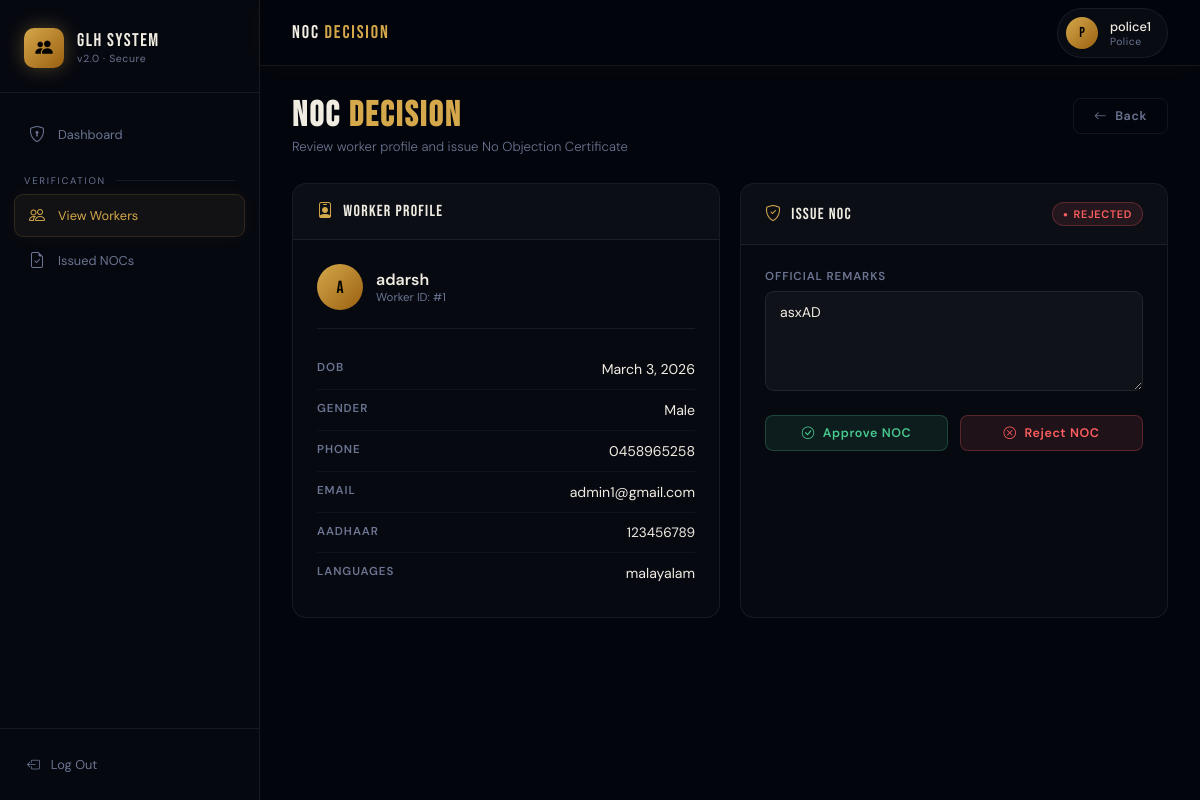
Screenshot of /police/workers/1/noc/ (signed in) with the database file from the repository.
### hiring/models.py (models this page shows, shortened)
class UserProfile(models.Model):
    USER_TYPE_CHOICES = [
        ('Admin',    'Admin'),
        ('Police',   'Police'),
        ('Employer', 'Employer'),
        ('Worker',   'Worker'),
    ]
    STATUS_CHOICES = [
        ('Active',   'Active'),
        ('Inactive', 'Inactive'),
    ]
    user      = models.OneToOneField(User, on_delete=models.CASCADE, related_name='profile')
    user_type = models.CharField(max_length=20, choices=USER_TYPE_CHOICES)
    status    = models.CharField(max_length=10, choices=STATUS_CHOICES, default='Active')

class Worker(models.Model):
    GENDER_CHOICES = [('Male', 'Male'), ('Female', 'Female'), ('Other', 'Other')]
    wid             = models.AutoField(primary_key=True)
    name            = models.CharField(max_length=100)
    address         = models.TextField()
    gender          = models.CharField(max_length=10, choices=GENDER_CHOICES)
    phone           = models.CharField(max_length=15)
    email           = models.EmailField(unique=True)
    aadhaar_number  = models.CharField(max_length=12, unique=True)
    date_of_birth   = models.DateField()
    languages_known = models.CharField(max_length=200)
    login           = models.OneToOneField(UserProfile, on_delete=models.CASCADE, related_name='worker_profile')

class NOC(models.Model):
    STATUS_CHOICES = [
        ('Pending',  'Pending'),
        ('Approved', 'Approved'),
        ('Rejected', 'Rejected'),
    ]
    nid         = models.AutoField(primary_key=True)
    worker      = models.OneToOneField(Worker, on_delete=models.CASCADE, related_name='noc')
    status      = models.CharField(max_length=10, choices=STATUS_CHOICES, default='Pending')
    remarks     = models.TextField(blank=True)
    verified_by = models.ForeignKey(UserProfile, on_delete=models.SET_NULL, null=True, blank=True, related_name='verified_nocs')

### hiring/views.py (the view, shortened to what this page needs)
# urls.py: path('police/workers/<int:wid>/noc/', views.police_issue_noc,    name='police_issue_noc'),
@login_required
def police_issue_noc(request, wid):
    if get_role(request.user) != 'Police': return redirect('dashboard')
    worker_row = sql_fetchone(
        "SELECT wid,name,date_of_birth,gender,phone,email,aadhaar_number,languages_known FROM hiring_worker WHERE wid=%s", [wid]
    )
    if not worker_row:
        messages.error(request, 'Worker not found.')
        return redirect('police_view_workers')
    class O: pass
    worker=O()
    for k,v in worker_row.items(): setattr(worker, k, v)
    noc_row = sql_fetchone("SELECT nid,status,remarks FROM hiring_noc WHERE worker_id=%s", [wid])
    if not noc_row:
        noc_id = sql_execute("INSERT INTO hiring_noc (worker_id,status,remarks) VALUES (%s,'Pending','')", [wid])
        noc_row = {'nid': noc_id, 'status': 'Pending', 'remarks': ''}
    noc=O(); noc.nid=noc_row['nid']; noc.status=noc_row['status']; noc.remarks=noc_row['remarks']
    from .models import NOC as NOCModel
    noc_model_instance = NOCModel.objects.get(nid=noc_row['nid'])
    form = NOCRemarkForm(instance=noc_model_instance)
    return render(request, 'hiring/police/issue_noc.html', {'worker': worker, 'noc': noc, 'form': form})

### hiring/forms.py
class NOCRemarkForm(forms.ModelForm):
    class Meta:
        model = NOC
        fields = ['remarks']
        widgets = {
            'remarks': forms.Textarea(attrs={'class': 'form-control', 'rows': 3}),
        }

### hiring/views.py (called while the page is built)
def sql_fetchone(query, params=None):
    with connection.cursor() as cursor:
        cursor.execute(query, params or [])
        row = cursor.fetchone()
        if row:
            columns = [col[0] for col in cursor.description]
            return dict(zip(columns, row))
        return None

def get_role(user):
    try:
        return user.profile.user_type
    except Exception:
        return None

### hiring/templates/hiring/police/issue_noc.html (shortened to what this page needs)
{% extends "hiring/base.html" %}
{% block page_title %}NOC <span>Decision</span>{% endblock %}
{% block sidebar %}
<a href="{% url 'police_dashboard' %}"><i class="bi bi-shield-lock"></i> Dashboard</a>
<div class="sb-section">Verification</div>
<a class="active" href="{% url 'police_view_workers' %}"><i class="bi bi-people"></i> View Workers</a>
<a href="{% url 'police_view_nocs' %}"><i class="bi bi-file-earmark-check"></i> Issued NOCs</a>
{% endblock %}
{% block content %}
<div class="page-hdr fu">
  <div><h1>NOC <span>Decision</span></h1><p>Review worker profile and issue No Objection Certificate</p></div>
  <a href="{% url 'police_view_workers' %}" class="btn btn-ghost"><i class="bi bi-arrow-left"></i> Back</a>
</div>
<div class="grid-2">
  <div class="card fu">
    <div class="card-hdr"><div class="card-title"><i class="bi bi-person-badge"></i> Worker Profile</div></div>
    <div class="card-body" style="display:flex;flex-direction:column;gap:0;">
      <div style="display:flex;align-items:center;gap:13px;margin-bottom:20px;padding-bottom:18px;border-bottom:1px solid var(--wire);">
        <div style="width:46px;height:46px;background:linear-gradient(135deg,var(--gold),#9a6010);border-radius:50%;display:flex;align-items:center;justify-content:center;font-family:'Bebas Neue';font-size:1.1rem;color:#000;">{{ worker.name|slice:":1"|upper }}</div>
        <div><div style="font-weight:600;color:var(--cream);font-size:1rem;">{{ worker.name }}</div><div style="font-size:.72rem;color:var(--mist);">Worker ID: #{{ worker.wid }}</div></div>
      </div>
      <div style="display:flex;justify-content:space-between;padding:11px 0;border-bottom:1px solid rgba(255,255,255,.04);"><span style="font-size:.72rem;font-weight:600;letter-spacing:.08em;text-transform:uppercase;color:var(--mist);width:130px;flex-shrink:0;">DOB</span><span style="font-size:.88rem;color:var(--cream);">{{ worker.date_of_birth }}</span></div>
      <div style="display:flex;justify-content:space-between;padding:11px 0;border-bottom:1px solid rgba(255,255,255,.04);"><span style="font-size:.72rem;font-weight:600;letter-spacing:.08em;text-transform:uppercase;color:var(--mist);width:130px;flex-shrink:0;">Gender</span><span style="font-size:.88rem;color:var(--cream);">{{ worker.gender }}</span></div>
      <div style="display:flex;justify-content:space-between;padding:11px 0;border-bottom:1px solid rgba(255,255,255,.04);"><span style="font-size:.72rem;font-weight:600;letter-spacing:.08em;text-transform:uppercase;color:var(--mist);width:130px;flex-shrink:0;">Phone</span><span style="font-size:.88rem;color:var(--cream);">{{ worker.phone }}</span></div>
      <div style="display:flex;justify-content:space-between;padding:11px 0;border-bottom:1px solid rgba(255,255,255,.04);"><span style="font-size:.72rem;font-weight:600;letter-spacing:.08em;text-transform:uppercase;color:var(--mist);width:130px;flex-shrink:0;">Email</span><span style="font-size:.88rem;color:var(--cream);">{{ worker.email }}</span></div>
      <div style="display:flex;justify-content:space-between;padding:11px 0;border-bottom:1px solid rgba(255,255,255,.04);"><span style="font-size:.72rem;font-weight:600;letter-spacing:.08em;text-transform:uppercase;color:var(--mist);width:130px;flex-shrink:0;">Aadhaar</span><span style="font-size:.85rem;color:var(--cream);">{{ worker.aadhaar_number }}</span></div>
      <div style="display:flex;justify-content:space-between;padding:11px 0;"><span style="font-size:.72rem;font-weight:600;letter-spacing:.08em;text-transform:uppercase;color:var(--mist);width:130px;flex-shrink:0;">Languages</span><span style="font-size:.88rem;color:var(--cream);">{{ worker.languages_known }}</span></div>
    </div>
  </div>
  <div class="card fu">
    <div class="card-hdr">
      <div class="card-title"><i class="bi bi-shield-check"></i> Issue NOC</div>
      {% if noc %}<span class="badge badge-{{ noc.status|lower }}">{{ noc.status }}</span>{% endif %}
    </div>
    <div class="card-body">
      <form method="post">{% csrf_token %}
        <div class="form-group" style="margin-bottom:24px;"><label class="form-label">Official Remarks</label>{{ form.remarks }}</div>
        <div style="display:flex;gap:12px;">
          <button type="submit" name="action" value="approve" class="btn btn-success" style="flex:1;justify-content:center;"><i class="bi bi-check-circle"></i> Approve NOC</button>
          <button type="submit" name="action" value="reject" class="btn btn-danger" style="flex:1;justify-content:center;"><i class="bi bi-x-circle"></i> Reject NOC</button>
        </div>
      </form>
    </div>
  </div>
</div>
{% endblock %}

### hiring/templates/hiring/base.html (shortened to what this page needs)
<!DOCTYPE html>
<html lang="en">
<head>
  <link rel="stylesheet" href="https://cdn.jsdelivr.net/npm/bootstrap-icons@1.11.3/font/bootstrap-icons.css">
</head>
<body>
{% if user.is_authenticated %}
<div class="app">
  <aside class="sidebar">
    <div class="sb-brand">
      <a href="#" class="sb-logo">
        <div class="sb-icon"><i class="bi bi-people-fill"></i></div>
        <div>
          <div class="sb-name">GLH System</div>
          <div class="sb-sub">v2.0 · Secure</div>
        </div>
      </a>
    </div>
    <nav class="sb-nav">{% block sidebar %}{% endblock %}</nav>
    <div class="sb-footer">
      <a href="{% url 'logout' %}"><i class="bi bi-box-arrow-left"></i> Log Out</a>
    </div>
  </aside>
  <div class="main">
    <div class="topbar">
      <div class="topbar-title">{% block page_title %}<span>Dashboard</span>{% endblock %}</div>
      <div class="user-chip">
        <div class="user-av">{{ user.username|slice:":1"|upper }}</div>
        <div>
          <div class="user-name">{{ user.username }}</div>
          <div class="user-role">{% if user.profile %}{{ user.profile.user_type }}{% endif %}</div>
        </div>
      </div>
    </div>
    <div class="content">
      {% block content %}{% endblock %}
    </div>
  </div>
</div>
{% else %}
{% block public_content %}{% endblock %}
{% endif %}
</body>
</html>

### rows the page displays
Worker: name "adarsh", date_of_birth "March 3, 2026", gender "Male", email "admin1@gmail.com", languages_known "malayalam"
NOC: status "REJECTED", remarks "asxAD"

### other values shown
{{ user.username|slice:":1"|upper }} "P"
{{ user.username }} "police1"
{{ user.profile.user_type }} "Police"
{{ worker.name|slice:":1"|upper }} "A"
{{ worker.wid }} "1"
{{ worker.phone }} "0458965258"
{{ worker.aadhaar_number }} "123456789"
